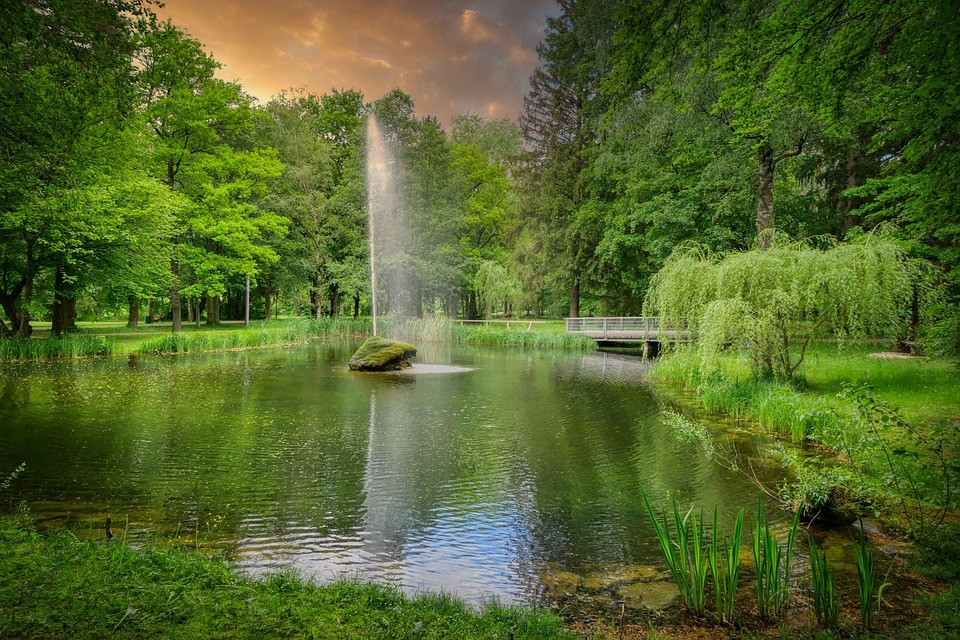
%> input picture MachineVisionSubmissionFiles/Lab 1/Beautiful_Green_Picture.jpg, 960 x 640 px
$ octave Lab1All.m   (GNU Octave 9; MATLAB toolbox functions it lacks are replaced by stand-ins)
%> lines starting %> are read from the running program, lines starting %| are printed output that depends on the picture
%% RGB split of picture

clear
close all;

im1 = imread('Beautiful_Green_Picture.jpg');
%> im1 is the input picture: size 640x960x3 uint8; mean R, G, B 84.4, 101.8, 44.4
figure
imshow(im1)
imwrite(im1,'origninalImage.png')

% Extract RGBs frame of data and display
figure
imageB = im1(:,:,3);
subplot(1,3,3)
imshow(imageB)
title('Image Data - Blue')

imageG = im1(:,:,2);
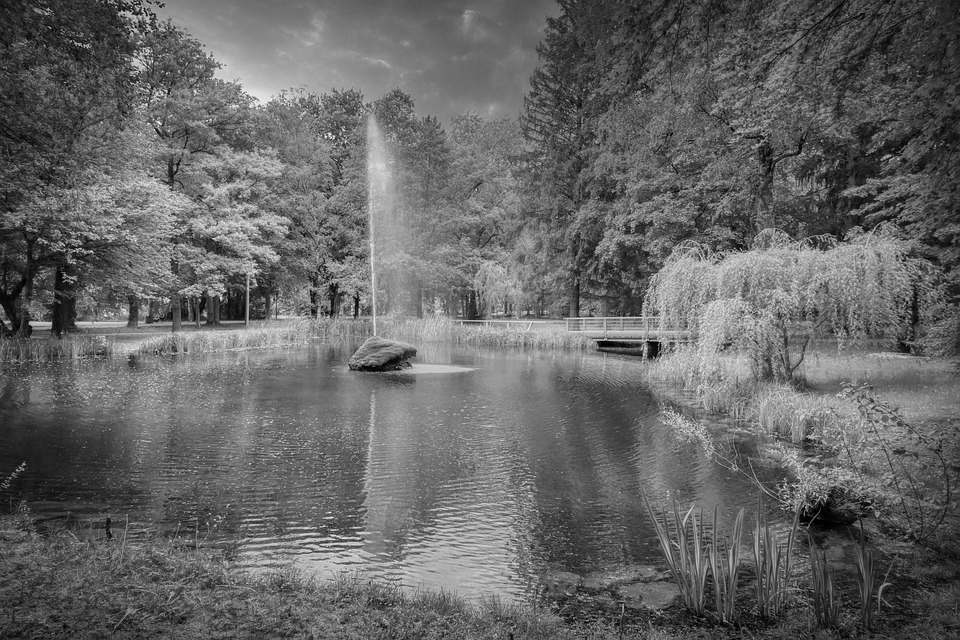
%> imageG: size 640x960 uint8; min 0, max 246, mean 101.8
subplot(1,3,2)
imshow(imageG)
title('Image Data - Green')

imageR = im1(:,:,1);
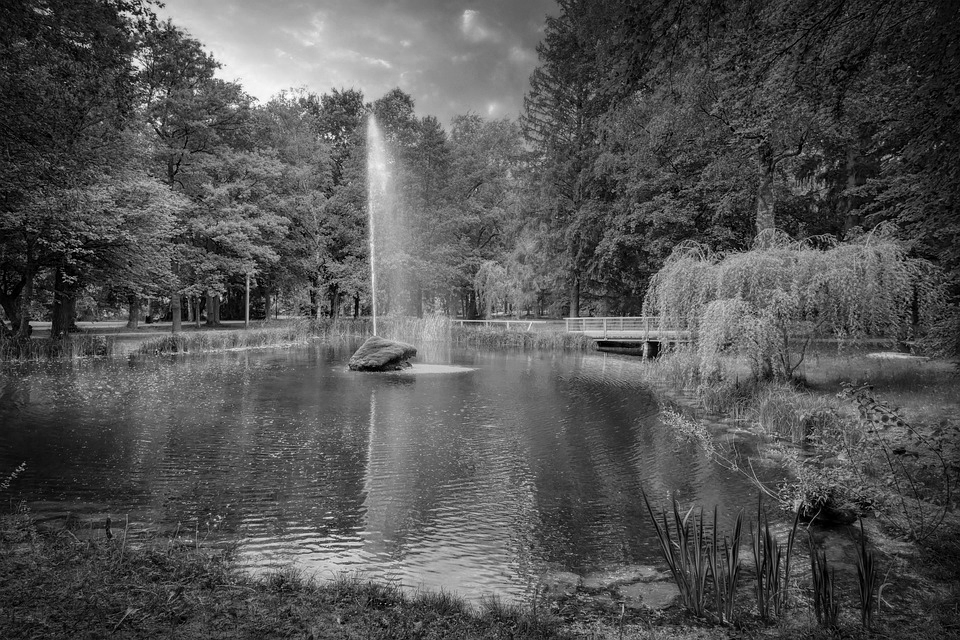
%> imageR: size 640x960 uint8; min 0, max 255, mean 84.4
subplot(1,3,1)
imshow(imageR)
title('Image Data - Red')

% Histograms generation

imageWRGBhist = figure; %step needed to save figure
% subplot(3,2,[1 3 5])
% imshow(im1)

[countsR, binLocR] = imhist(imageR);
%> countsR = 256 values, max 5165 at index 72, min 2 at index 254, mean 2400; binLocR = 256 values from 0 to 255
subplot(3,1,1)
%histogram(histR, nbins)
imhist(imageR)
title('Red histogram')

[countsG, binLocG] = imhist(imageG);
%> countsG = 256 values, max 5823 at index 112, min 0 at index 243, mean 2400; binLocG = 256 values from 0 to 255
subplot(3,1,2)
%histogram(histG, nbins)
imhist(imageG)
title('Green histogram')

[countsB, binLocB] = imhist(imageB);
%> countsB = 256 values, max 64990 at index 1, min 0 at index 249, mean 2400; binLocB = 256 values from 0 to 255
subplot(3,1,3)
%histogram(histB, nbins)
imhist(imageB)
title('Blue histogram')
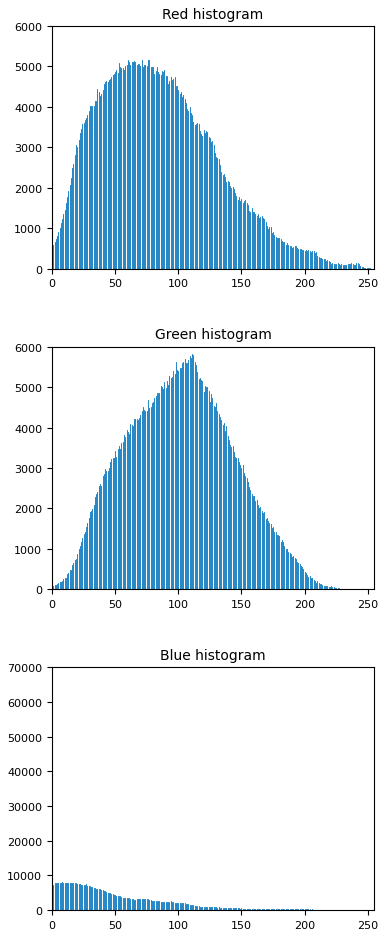
%> figure redrawn from the program's plot data, 3 panels; panel 1: highest point at x = 71, y = 5165; panel 2: highest point at x = 111, y = 5823; panel 3: highest point at x = 0, y = 64990

%% Lab 1 part 1 seems to have changed from when I read it

clear
close all;

% read in simple images
oneColour = imread("One_colour.jpg");
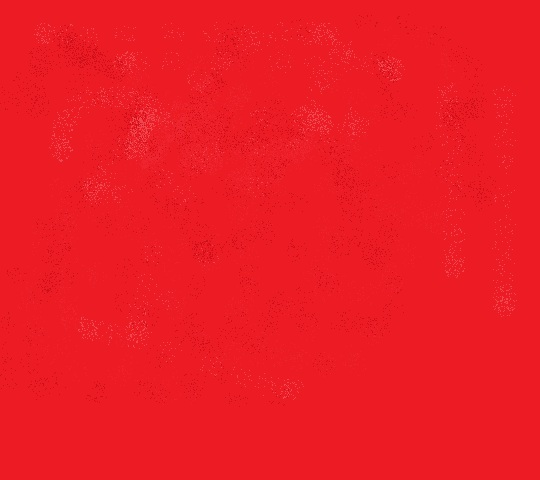
%> input picture MachineVisionSubmissionFiles/Lab 1/One_colour.jpg, 540 x 480 px
%> oneColour is the input picture: size 480x540x3 uint8; mean R, G, B 236.4, 27.6, 36.6
twoColour = imread("Two_colour.jpg");
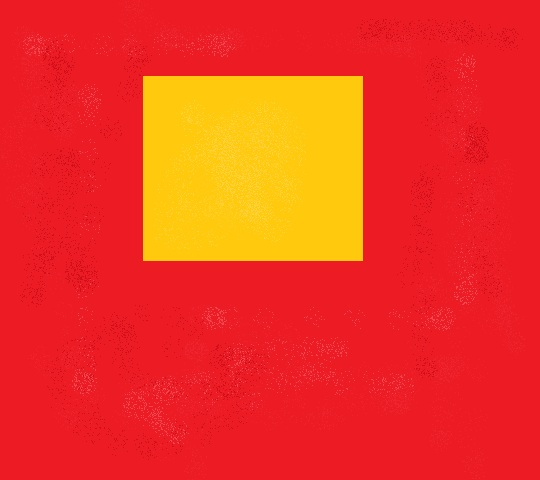
%> input picture MachineVisionSubmissionFiles/Lab 1/Two_colour.jpg, 540 x 480 px
%> twoColour is the input picture: size 480x540x3 uint8; mean R, G, B 239.1, 55, 33.6

% Convert to greyscale
oneColour = rgb2gray(oneColour);
%> oneColour: size 480x540 uint8
twoColour = rgb2gray(twoColour);
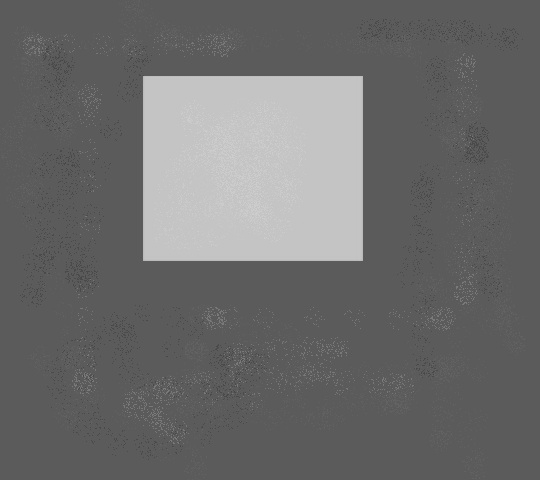
%> twoColour: size 480x540 uint8; min 65, max 210, mean 107.8

figure
subplot(2,2,1), imshow(oneColour), title('One colour image')
subplot(2,2,3), imshow(twoColour), title('Two colour image')
subplot(2,2,2), imhist(oneColour), title('Histogram of greyscale one colour image')
subplot(2,2,4), imhist(twoColour), title('Histogram of greyscale two colour image')
%> after `title('Histogram of greyscale two colour image')`:
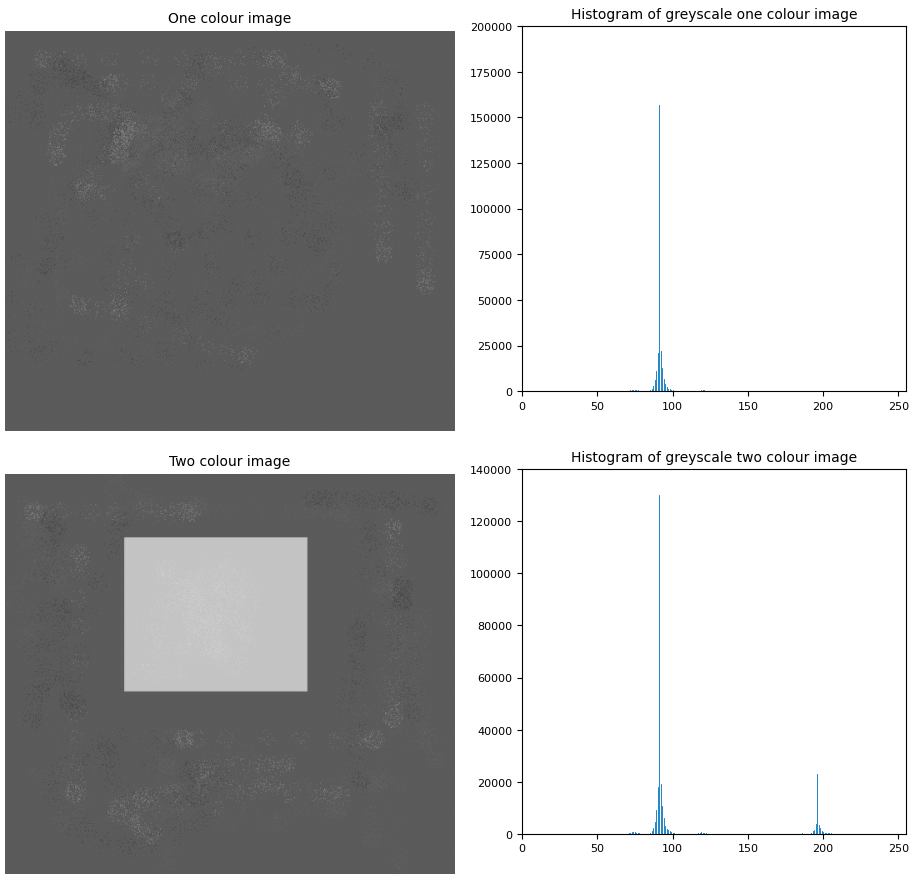
%> figure redrawn from the program's plot data, 4 panels

%% Updated Lab1part2

clear
close all;

% reading in chosen image
%> (the run ends here)
